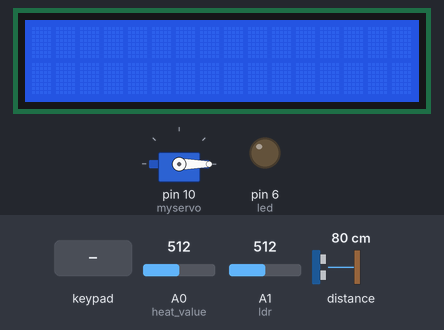
Recording of a sketch running on a simulated Arduino Uno, built with avr-gcc and run on an emulated ATmega328P. Shown: 16×2 character LCD, servo, output pins drawn as LEDs (lit = HIGH). The inputs (shaded band) are chosen by the test bench; at power-on: distance to the obstacle 80 cm, A0 (heat_value) = 512, A1 (ldr) = 512. The echo pulse lasts 58.3 µs per cm; pins used as bus, display or sensor lines are not drawn.

Above: at 1.2 s.
1.3 s: keypad keys 1 2 3 4 5 6 D pressed 0.4 s apart
At 1.5 s:
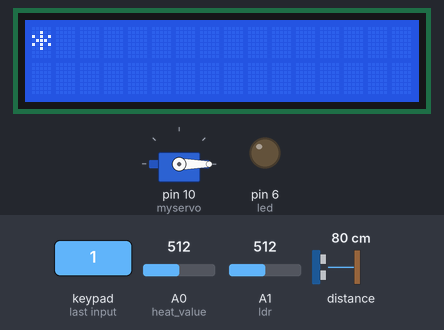
At 4.3 s:
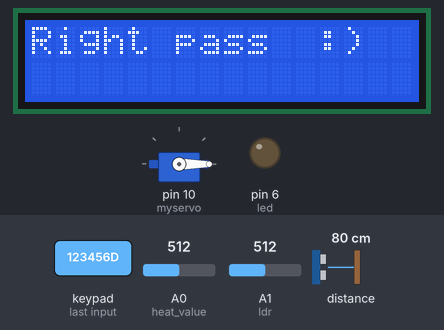
5.6 s: distance to the obstacle set to 11 cm
8.6 s: distance to the obstacle set to 8 cm
At 9.9 s:
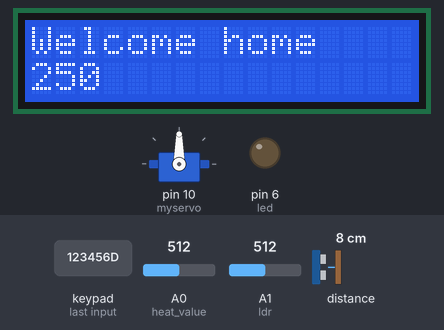
Timing chart, 0 to 11.6 s (numbered marks = the images above; inputs shaded):
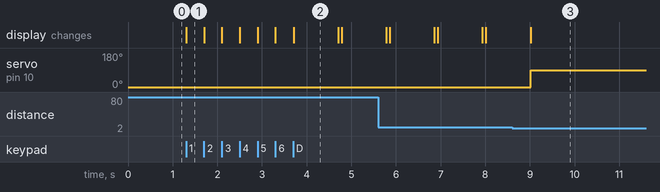

The sketch:

Smart_home.ino
```cpp
#include <Keypad.h>
#include <LiquidCrystal.h>
#include<Servo.h>


#define led 6
#define trig 1
#define echo 0
#define ldr A1
#define heat_value A0
#define PASSWORD_LENGTH 6
#define ONE_SEC 1000
#define TWO_SEC 2000
#define FIVE_VOLTS 5.0
#define MAXIMUM_VALUE 255
#define LEAST_VALUE 0


Servo myservo;

const int rs = 12, en = 11, d4 = 5 , d5 = 4, d6 = 3, d7 = 2 ;
LiquidCrystal lcd(rs, en, d4, d5, d6, d7);

char pen[] = {'1'};
const byte ROWS = 4;
const byte COLS = 4;
char hexaKeys[ROWS][COLS] = {
  {'1', '2', '3', 'A'},
  {'4', '5', '6', 'B'},
  {'7', '8', '9', 'C'},
  {'*', '0', '#', 'D'}
};
//left pins
byte rowPins[COLS] = {A5, A4, A3, A2};
//right pins
byte colPins[ROWS] = {13, 7, 8, 9};
char key = '0';
char customKey = 0;
Keypad customKeypad = Keypad( makeKeymap(hexaKeys), rowPins, colPins, ROWS, COLS);


int record, angle, temp, t, dist, i = 0, counter = 0, res = 0;
float volt;
bool opened = false;
unsigned long time1 = 0;
// REQUIRED PASSWORD
char pass[PASSWORD_LENGTH] = "123456";
char EnteredPass[PASSWORD_LENGTH];

void setup() {
  lcd.begin(16, 2);
  pinMode(led, OUTPUT);
  pinMode(heat_value, INPUT);
  pinMode(ldr, INPUT);
  pinMode(trig, OUTPUT);
  pinMode(echo, INPUT);
  time1 = millis();
  myservo.attach(10);
  myservo.write(0);
}

void loop() {
  key = '0';
  customKey = customKeypad.getKey();
  if (customKey > '0' && customKey != 'D' && customKey != '#')
  {
    lcd.print("*");
    //ENTERING THE PASSWORD VALUES ONE BY ONE
    EnteredPass[i] = customKey;
    i++;
  }
  //WHEN D PRESSED CHECK FOR PASS
  else if (customKey == 'D')
  {
    if (i == 6)
    {
      for (int j = 0; j < PASSWORD_LENGTH; j++)
      {
        if (EnteredPass[j] == pass[j])
        {
          //COUNTER FOR HOW MANY NUMBERS ARE TRUE IN THE ENTERED PASS
          counter++;
        }
      }
      //PASSWORD IS TRUE
      if (counter == PASSWORD_LENGTH)
      {
        lcd.setCursor(0, 0);
        lcd.print("Right pass  :)");
        delay(1000);
        while (key != '#')
        {
          key = customKeypad.getKey();

          if (millis() - time1 >= ONE_SEC)
          {
            welcome();
            ultrasonic();
            counter = 0;
            if (dist < 10)
            {
              //CALCULATING TEMP
              HeatSensor();
              //LIGHT SENSOR
              LDR();
              //LIGHTS
              open_lights();
              //SERVO ANGLE MOVES FROM ZERO TO NINTY
              open_door();
              opened=true;
            }
            else
            {
              if(opened==true)
              {
                //CALCULATE ROOM TEMPRATURE
                HeatSensor();
                //READ LDR VALUE
                LDR();
                //IF IT'S DARK OPEN LIGHTS
                open_lights();
                myservo.write(90);
                }else{
                clear();
                close_door();
              }
            }
            time1 = millis();
          }
        }
        analogWrite(led, 0);

      }
       //IF PASSWORD LENTGH IS NOT EQUAL SIX SO ITS ALREADY WRONG
      else
      {
        //PRINT WRONG PASSWORD ON LCD
        Wrongpass();
      }
    }
    //IF PASSWORD EQUAL SIX
    else
    {
      //PRINT WRONG PASSWORD ON LCD
      Wrongpass();
    }
  }
  //ENTER PASSWORD AGAIN IF # IS PRESSED
  else if (customKey == '#')
  {
    //CLEAR LCD
    clear();
    //SERVO ANGLE MOVES FROM NINTY TO ZERO TO CLOSE THE DOOR
    close_door();
  }

}


void HeatSensor() {
  record = analogRead(heat_value);
  volt = (FIVE_VOLTS / 1023.0) * record;
  temp = volt / 0.01;
  lcd.setCursor(0, 1);
  lcd.print(temp);
}


void LDR() {

  res = analogRead(ldr);
  //lcd.setCursor(5,1);
  // lcd.print(res);

}


void Wrongpass() {
  lcd.setCursor(0, 0);
  lcd.print("Wrong pass -_-");
  lcd.setCursor(0, 1);
  lcd.print("Thief");
  i = 0;
  delay(ONE_SEC);
  lcd.clear();

}


void clear() {
  lcd.begin(16, 2);
  lcd.setCursor(0, 0);
  i = 0;
  lcd.clear();
}


void ultrasonic() {
  digitalWrite(trig, LOW);
  delayMicroseconds(5);
  digitalWrite(trig, HIGH);
  delayMicroseconds(10);
  digitalWrite(trig, LOW);
  t = pulseIn(echo, HIGH);
  dist = t / 57;
}


void open_door() {
  for (int i = 0; i <= 90; i++)
  {
    myservo.write(i);
  }
}


void close_door() {
  for (int i = 90; i >= 0; i--)
  {
    myservo.write(i);
  }
}


void open_lights() {
  if (res > 500)
    analogWrite(led, LEAST_VALUE);
  else if (res < 100)
    analogWrite(led, MAXIMUM_VALUE);
  else if (res < 500 && res > 100)
    analogWrite(led, (MAXIMUM_VALUE - res / 2));

}


void welcome(){
   lcd.setCursor(0, 0);
   lcd.print("Welcome home");
}
```

Measured:
- the behaviour switches between 10 and 9 cm on distance to the obstacle (found by bisection; images 2 and 3)
- after the input at 1.3 s, the display: changes at once (image 1)
- after the input at 8.6 s, servo on pin 10 (myservo): 0° → 90° after 0.42 s; the display: changes after 0.42 s (image 3)
- what the display in image 2 shows lasts 1.0 s, from 3.7 s to 4.7 s
